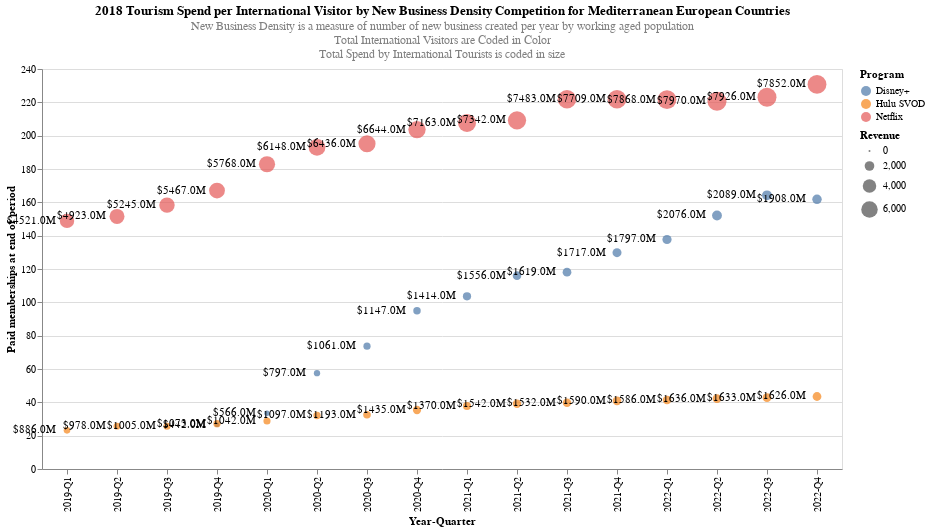

Source (notebook cell):
### Code cell
import altair as alt

# Define the base chart


points = alt.Chart(Financial_Performance).mark_point(filled=True, size = 100).encode(
    x='Year-Quarter',
    y='Paid memberships at end of period',
    color=alt.Color('Program'),
    size = alt.Size('Revenue')
)

text = alt.Chart(Financial_Performance).mark_text(
    align='right',
    baseline='middle',
    dx=-11,
    fontSize=11
).encode(
    x='Year-Quarter',
    y='Paid memberships at end of period',
    text='Revenue Label'

)



result = (points + text ).properties(
     width=800,
    height=400, title={
      "text": ["2018 Tourism Spend per International Visitor by New Business Density Competition for Mediterranean European Countries"], 
      "subtitle": ["New Business Density is a measure of number of new business created per year by working aged population", "Total International Visitors are Coded in Color","Total Spend by International Tourists is coded in size"],
      "color": "black",
      "subtitleColor": "grey"
    }
)
result

### Figure 1 — Vega-Lite specification as saved in the notebook (floating-point values rounded to 4 significant figures)
{"config": {"view": {"continuousWidth": 400, "continuousHeight": 300}}, "layer": [{"mark": {"type": "point", "filled": true, "size": 100}, "encoding": {"color": {"field": "Program", "type": "nominal"}, "size": {"field": "Revenue", "type": "quantitative"}, "x": {"field": "Year-Quarter", "type": "nominal"}, "y": {"field": "Paid memberships at end of period", "type": "quantitative"}}}, {"mark": {"type": "text", "align": "right", "baseline": "middle", "dx": -11, "fontSize": 11}, "encoding": {"text": {"field": "Revenue Label", "type": "nominal"}, "x": {"field": "Year-Quarter", "type": "nominal"}, "y": {"field": "Paid memberships at end of period", "type": "quantitative"}}}], "data": {"name": "data-33ae9fba7850f881ae6f65dac924d715"}, "height": 400, "title": {"text": ["2018 Tourism Spend per International Visitor by New Business Density Competition for Mediterranean European Countries"], "subtitle": ["New Business Density is a measure of number of new business created per year by working aged population", "Total International Visitors are Coded in Color", "Total Spend by International Tourists is coded in size"], "color": "black", "subtitleColor": "grey"}, "width": 800, "$schema": "https://vega.github.io/schema/vega-lite/v4.17.0.json", "datasets": {"data-33ae9fba7850f881ae6f65dac924d715": [{"Program": "Disney+", "Year-Quarter": "2019-Q1", "Quarter": "Q1", "Year": 2019, "Paid memberships at end of period": null, "Revenue": null, "Selling, general, administrative and other": 119.0, "Programming and production costs": null, "Other operating expense": 547.0, "Cost": null, "Revenue Label": ""}, {"Program": "Hulu SVOD", "Year-Quarter": "2022-Q4", "Quarter": "Q4", "Year": 2022, "Paid memberships at end of period": 43.5, "Revenue": 1626.0, "Selling, general, administrative and other": 578.0, "Programming and production costs": 2106.0, "Other operating expense": 463.0, "Cost": 3147.0, "Revenue Label": "$1626.0M"}, {"Program": "Disney+", "Year-Quarter": "2019-Q2", "Quarter": "Q2", "Year": 2019, "Paid memberships at end of period": null, "Revenue": null, "Selling, general, administrative and other": 376.5, "Programming and production costs": null, "Other operating expense": 1790.0, "Cost": null, "Revenue Label": ""}, {"Program": "Hulu SVOD", "Year-Quarter": "2021-Q4", "Quarter": "Q4", "Year": 2021, "Paid memberships at end of period": 40.9, "Revenue": 1590.0, "Selling, general, administrative and other": 637.5, "Programming and production costs": 1832.0, "Other operating expense": 371.5, "Cost": 2841.0, "Revenue Label": "$1590.0M"}, {"Program": "Disney+", "Year-Quarter": "2019-Q3", "Quarter": "Q3", "Year": 2019, "Paid memberships at end of period": null, "Revenue": null, "Selling, general, administrative and other": 562.5, "Programming and production costs": null, "Other operating expense": 1933.0, "Cost": null, "Revenue Label": ""}, {"Program": "Hulu SVOD", "Year-Quarter": "2022-Q1", "Quarter": "Q1", "Year": 2022, "Paid memberships at end of period": 41.4, "Revenue": 1586.0, "Selling, general, administrative and other": 645.0, "Programming and production costs": 1913.0, "Other operating expense": 419.5, "Cost": 2978.0, "Revenue Label": "$1586.0M"}, {"Program": "Disney+", "Year-Quarter": "2019-Q4", "Quarter": "Q4", "Year": 2019, "Paid memberships at end of period": 26.5, "Revenue": 442.0, "Selling, general, administrative and other": 366.0, "Programming and production costs": 1920.0, "Other operating expense": 211.5, "Cost": 2498.0, "Revenue Label": "$442.0M"}, {"Program": "Hulu SVOD", "Year-Quarter": "2021-Q1", "Quarter": "Q1", "Year": 2021, "Paid memberships at end of period": 37.8, "Revenue": 1370.0, "Selling, general, administrative and other": 505.0, "Programming and production costs": 1626.0, "Other operating expense": 314.0, "Cost": 2445.0, "Revenue Label": "$1370.0M"}, {"Program": "Disney+", "Year-Quarter": "2020-Q1", "Quarter": "Q1", "Year": 2020, "Paid memberships at end of period": 33.5, "Revenue": 565.8, "Selling, general, administrative and other": 529.5, "Programming and production costs": null, "Other operating expense": 1874.0, "Cost": null, "Revenue Label": "$566.0M"}, {"Program": "Hulu SVOD", "Year-Quarter": "2022-Q3", "Quarter": "Q3", "Year": 2022, "Paid memberships at end of period": 42.8, "Revenue": 1633.0, "Selling, general, administrative and other": 850.5, "Programming and production costs": 1925.0, "Other operating expense": 440.5, "Cost": 3216.0, "Revenue Label": "$1633.0M"}, {"Program": "Disney+", "Year-Quarter": "2020-Q2", "Quarter": "Q2", "Year": 2020, "Paid memberships at end of period": 57.5, "Revenue": 797.0, "Selling, general, administrative and other": 492.5, "Programming and production costs": null, "Other operating expense": 1782.0, "Cost": null, "Revenue Label": "$797.0M"}, {"Program": "Hulu SVOD", "Year-Quarter": "2021-Q3", "Quarter": "Q3", "Year": 2021, "Paid memberships at end of period": 39.7, "Revenue": 1532.0, "Selling, general, administrative and other": 703.5, "Programming and production costs": 3354.0, "Other operating expense": 351.5, "Cost": 4409.0, "Revenue Label": "$1532.0M"}, {"Program": "Disney+", "Year-Quarter": "2020-Q3", "Quarter": "Q3", "Year": 2020, "Paid memberships at end of period": 73.7, "Revenue": 1061.0, "Selling, general, administrative and other": 712.5, "Programming and production costs": null, "Other operating expense": 3668.0, "Cost": null, "Revenue Label": "$1061.0M"}, {"Program": "Hulu SVOD", "Year-Quarter": "2022-Q2", "Quarter": "Q2", "Year": 2022, "Paid memberships at end of period": 42.2, "Revenue": 1636.0, "Selling, general, administrative and other": 747.0, "Programming and production costs": 1894.0, "Other operating expense": 411.0, "Cost": 3052.0, "Revenue Label": "$1636.0M"}, {"Program": "Disney+", "Year-Quarter": "2020-Q4", "Quarter": "Q4", "Year": 2020, "Paid memberships at end of period": 94.9, "Revenue": 1147.0, "Selling, general, administrative and other": 485.0, "Programming and production costs": 2379.0, "Other operating expense": 271.0, "Cost": 3135.0, "Revenue Label": "$1147.0M"}, {"Program": "Hulu SVOD", "Year-Quarter": "2021-Q2", "Quarter": "Q2", "Year": 2021, "Paid memberships at end of period": 39.1, "Revenue": 1542.0, "Selling, general, administrative and other": 524.0, "Programming and production costs": 1700.0, "Other operating expense": 322.5, "Cost": 2546.0, "Revenue Label": "$1542.0M"}, {"Program": "Disney+", "Year-Quarter": "2021-Q1", "Quarter": "Q1", "Year": 2021, "Paid memberships at end of period": 103.6, "Revenue": 1414.0, "Selling, general, administrative and other": 505.0, "Programming and production costs": 654.0, "Other operating expense": 314.0, "Cost": 1473.0, "Revenue Label": "$1414.0M"}, {"Program": "Hulu SVOD", "Year-Quarter": "2020-Q1", "Quarter": "Q1", "Year": 2020, "Paid memberships at end of period": 28.8, "Revenue": 1042.0, "Selling, general, administrative and other": 529.5, "Programming and production costs": null, "Other operating expense": 1874.0, "Cost": null, "Revenue Label": "$1042.0M"}, {"Program": "Disney+", "Year-Quarter": "2021-Q2", "Quarter": "Q2", "Year": 2021, "Paid memberships at end of period": 116.0, "Revenue": 1556.0, "Selling, general, administrative and other": 524.0, "Programming and production costs": 772.0, "Other operating expense": 322.5, "Cost": 1618.0, "Revenue Label": "$1556.0M"}, {"Program": "Hulu SVOD", "Year-Quarter": "2019-Q1", "Quarter": "Q1", "Year": 2019, "Paid memberships at end of period": 23.2, "Revenue": 886.0, "Selling, general, administrative and other": 119.0, "Programming and production costs": null, "Other operating expense": 547.0, "Cost": null, "Revenue Label": "$886.0M"}, {"Program": "Disney+", "Year-Quarter": "2021-Q3", "Quarter": "Q3", "Year": 2021, "Paid memberships at end of period": 118.1, "Revenue": 1619.0, "Selling, general, administrative and other": 703.5, "Programming and production costs": -890.0, "Other operating expense": 351.5, "Cost": 165.0, "Revenue Label": "$1619.0M"}, {"Program": "Hulu SVOD", "Year-Quarter": "2020-Q2", "Quarter": "Q2", "Year": 2020, "Paid memberships at end of period": 32.1, "Revenue": 1097.0, "Selling, general, administrative and other": 492.5, "Programming and production costs": null, "Other operating expense": 1782.0, "Cost": null, "Revenue Label": "$1097.0M"}, {"Program": "Disney+", "Year-Quarter": "2021-Q4", "Quarter": "Q4", "Year": 2021, "Paid memberships at end of period": 129.8, "Revenue": 1717.0, "Selling, general, administrative and other": 637.5, "Programming and production costs": 920.0, "Other operating expense": 371.5, "Cost": 1929.0, "Revenue Label": "$1717.0M"}, {"Program": "Hulu SVOD", "Year-Quarter": "2019-Q2", "Quarter": "Q2", "Year": 2019, "Paid memberships at end of period": 25.7, "Revenue": 977.6, "Selling, general, administrative and other": 376.5, "Programming and production costs": null, "Other operating expense": 1790.0, "Cost": null, "Revenue Label": "$978.0M"}, {"Program": "Disney+", "Year-Quarter": "2022-Q1", "Quarter": "Q1", "Year": 2022, "Paid memberships at end of period": 137.7, "Revenue": 1797.0, "Selling, general, administrative and other": 645.0, "Programming and production costs": 1196.0, "Other operating expense": 419.5, "Cost": 2260.0, "Revenue Label": "$1797.0M"}, {"Program": "Hulu SVOD", "Year-Quarter": "2020-Q4", "Quarter": "Q4", "Year": 2020, "Paid memberships at end of period": 35.4, "Revenue": 1435.0, "Selling, general, administrative and other": 485.0, "Programming and production costs": null, "Other operating expense": 271.0, "Cost": null, "Revenue Label": "$1435.0M"}, {"Program": "Disney+", "Year-Quarter": "2022-Q2", "Quarter": "Q2", "Year": 2022, "Paid memberships at end of period": 152.1, "Revenue": 2076.0, "Selling, general, administrative and other": 747.0, "Programming and production costs": 1435.0, "Other operating expense": 411.0, "Cost": 2593.0, "Revenue Label": "$2076.0M"}, {"Program": "Hulu SVOD", "Year-Quarter": "2019-Q4", "Quarter": "Q4", "Year": 2019, "Paid memberships at end of period": 27.2, "Revenue": 1073.0, "Selling, general, administrative and other": 366.0, "Programming and production costs": null, "Other operating expense": 211.5, "Cost": null, "Revenue Label": "$1073.0M"}, {"Program": "Disney+", "Year-Quarter": "2022-Q3", "Quarter": "Q3", "Year": 2022, "Paid memberships at end of period": 164.2, "Revenue": 2089.0, "Selling, general, administrative and other": 850.5, "Programming and production costs": 1476.0, "Other operating expense": 440.5, "Cost": 2767.0, "Revenue Label": "$2089.0M"}, {"Program": "Hulu SVOD", "Year-Quarter": "2020-Q3", "Quarter": "Q3", "Year": 2020, "Paid memberships at end of period": 32.5, "Revenue": 1193.0, "Selling, general, administrative and other": 712.5, "Programming and production costs": null, "Other operating expense": 3668.0, "Cost": null, "Revenue Label": "$1193.0M"}, {"Program": "Disney+", "Year-Quarter": "2022-Q4", "Quarter": "Q4", "Year": 2022, "Paid memberships at end of period": 161.8, "Revenue": 1908.0, "Selling, general, administrative and other": 578.0, "Programming and production costs": 1681.0, "Other operating expense": 463.0, "Cost": 2722.0, "Revenue Label": "$1908.0M"}, {"Program": "Hulu SVOD", "Year-Quarter": "2019-Q3", "Quarter": "Q3", "Year": 2019, "Paid memberships at end of period": 25.6, "Revenue": 1005.0, "Selling, general, administrative and other": 562.5, "Programming and production costs": null, "Other operating expense": 1933.0, "Cost": null, "Revenue Label": "$1005.0M"}, {"Program": "Netflix", "Year-Quarter": "2022-Q3", "Quarter": "Q3", "Year": 2022, "Paid memberships at end of period": 223.1, "Revenue": 7926.0, "Selling, general, administrative and other": 941.2, "Programming and production costs": 4789.0, "Other operating expense": 662.7, "Cost": 6393.0, "Revenue Label": "$7926.0M"}, {"Program": "Netflix", "Year-Quarter": "2021-Q3", "Quarter": "Q3", "Year": 2021, "Paid memberships at end of period": 221.9, "Revenue": 7483.0, "Selling, general, administrative and other": 957.7, "Programming and production costs": 4207.0, "Other operating expense": 563.9, "Cost": 5728.0, "Revenue Label": "$7483.0M"}, {"Program": "Netflix", "Year-Quarter": "2022-Q2", "Quarter": "Q2", "Year": 2022, "Paid memberships at end of period": 220.7, "Revenue": 7970.0, "Selling, general, administrative and other": 984.3, "Programming and production costs": 4691.0, "Other operating expense": 716.8, "Cost": 6392.0, "Revenue Label": "$7970.0M"}, {"Program": "Netflix", "Year-Quarter": "2021-Q2", "Quarter": "Q2", "Year": 2021, "Paid memberships at end of period": 209.2, "Revenue": 7342.0, "Selling, general, administrative and other": 938.8, "Programming and production costs": 4018.0, "Other operating expense": 537.3, "Cost": 5494.0, "Revenue Label": "$7342.0M"}, {"Program": "Netflix", "Year-Quarter": "2022-Q1", "Quarter": "Q1", "Year": 2022, "Paid memberships at end of period": 221.6, "Revenue": 7868.0, "Selling, general, administrative and other": 953.9, "Programming and production costs": 4285.0, "Other operating expense": 657.5, "Cost": 5896.0, "Revenue Label": "$7868.0M"}, {"Program": "Netflix", "Year-Quarter": "2021-Q1", "Quarter": "Q1", "Year": 2021, "Paid memberships at end of period": 207.6, "Revenue": 7163.0, "Selling, general, administrative and other": 809.7, "Programming and production costs": 3869.0, "Other operating expense": 525.2, "Cost": 5203.0, "Revenue Label": "$7163.0M"}, {"Program": "Netflix", "Year-Quarter": "2022-Q4", "Quarter": "Q4", "Year": 2022, "Paid memberships at end of period": 230.7, "Revenue": 7852.0, "Selling, general, administrative and other": 1224.0, "Programming and production costs": 5404.0, "Other operating expense": 673.9, "Cost": 7302.0, "Revenue Label": "$7852.0M"}, {"Program": "Netflix", "Year-Quarter": "2021-Q4", "Quarter": "Q4", "Year": 2021, "Paid memberships at end of period": 221.8, "Revenue": 7709.0, "Selling, general, administrative and other": 1191.0, "Programming and production costs": 5240.0, "Other operating expense": 647.5, "Cost": 7078.0, "Revenue Label": "$7709.0M"}, {"Program": "Netflix", "Year-Quarter": "2020-Q3", "Quarter": "Q3", "Year": 2020, "Paid memberships at end of period": 195.2, "Revenue": 6436.0, "Selling, general, administrative and other": 799.2, "Programming and production costs": 3868.0, "Other operating expense": 453.8, "Cost": 5121.0, "Revenue Label": "$6436.0M"}, {"Program": "Netflix", "Year-Quarter": "2019-Q3", "Quarter": "Q3", "Year": 2019, "Paid memberships at end of period": 158.3, "Revenue": 5245.0, "Selling, general, administrative and other": 787.0, "Programming and production costs": 3098.0, "Other operating expense": 379.8, "Cost": 4265.0, "Revenue Label": "$5245.0M"}, {"Program": "Netflix", "Year-Quarter": "2020-Q2", "Quarter": "Q2", "Year": 2020, "Paid memberships at end of period": 192.9, "Revenue": 6148.0, "Selling, general, administrative and other": 711.6, "Programming and production costs": 3644.0, "Other operating expense": 435.0, "Cost": 4790.0, "Revenue Label": "$6148.0M"}, {"Program": "Netflix", "Year-Quarter": "2019-Q2", "Quarter": "Q2", "Year": 2019, "Paid memberships at end of period": 151.6, "Revenue": 4923.0, "Selling, general, administrative and other": 827.8, "Programming and production costs": 3006.0, "Other operating expense": 383.2, "Cost": 4217.0, "Revenue Label": "$4923.0M"}, {"Program": "Netflix", "Year-Quarter": "2020-Q1", "Quarter": "Q1", "Year": 2020, "Paid memberships at end of period": 182.9, "Revenue": 5768.0, "Selling, general, administrative and other": 755.9, "Programming and production costs": 3600.0, "Other operating expense": 453.8, "Cost": 4809.0, "Revenue Label": "$5768.0M"}, {"Program": "Netflix", "Year-Quarter": "2019-Q1", "Quarter": "Q1", "Year": 2019, "Paid memberships at end of period": 148.9, "Revenue": 4521.0, "Selling, general, administrative and other": 818.5, "Programming and production costs": 2871.0, "Other operating expense": 372.8, "Cost": 4062.0, "Revenue Label": "$4521.0M"}, {"Program": "Netflix", "Year-Quarter": "2020-Q4", "Quarter": "Q4", "Year": 2020, "Paid memberships at end of period": 203.7, "Revenue": 6644.0, "Selling, general, administrative and other": 1038.0, "Programming and production costs": 4165.0, "Other operating expense": 486.9, "Cost": 5690.0, "Revenue Label": "$6644.0M"}, {"Program": "Netflix", "Year-Quarter": "2019-Q4", "Quarter": "Q4", "Year": 2019, "Paid memberships at end of period": 167.1, "Revenue": 5467.0, "Selling, general, administrative and other": 1134.0, "Programming and production costs": 3466.0, "Other operating expense": 409.4, "Cost": 5009.0, "Revenue Label": "$5467.0M"}]}}
